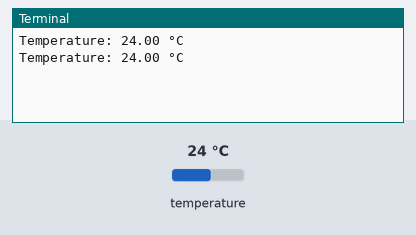
Bench run of a program on a simulated Raspberry Pi (BCM pin numbers). On the bench: the last lines printed to the terminal. The test bench sets the inputs (shaded band); at power-on: temperature 24 °C.

Above: at 1.2 s.
1.3 s: temperature set to 12 °C
At 2.6 s:
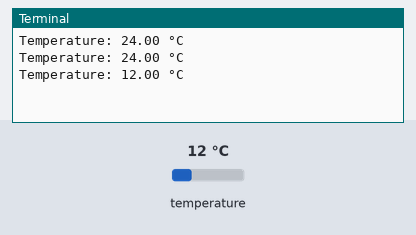
2.8 s: temperature set to 19 °C
At 3.8 s:
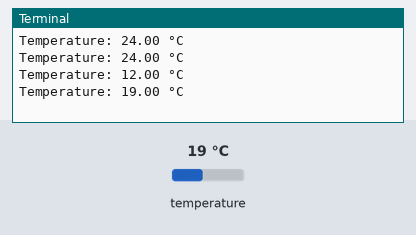
Timing chart, 0 to 5.8 s (numbered marks = the images above; inputs shaded):
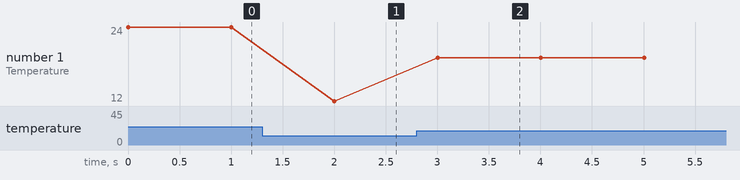

The program:

py-LM75-dat.py
```python
import smbus
import time

# LM75 default I2C address (can vary, check your hardware)
LM75_ADDRESS = 0x48
LM75_TEMP_REGISTER = 0x00

def read_lm75_temp(bus_num=1, address=LM75_ADDRESS):
    bus = smbus.SMBus(bus_num)
    # Read 2 bytes from temperature register
    data = bus.read_word_data(address, LM75_TEMP_REGISTER)
    # LM75 returns data in a swapped byte order
    temp_raw = ((data << 8) & 0xFF00) + (data >> 8)
    # Only the first 9 bits are temperature, shift to get value
    temp_c = (temp_raw >> 7) * 0.5
    return temp_c

if __name__ == "__main__":
    while True:
        temp = read_lm75_temp()
        print(f"Temperature: {temp:.2f} °C")
        time.sleep(1)
```

Measured:
- after the input at 1.3 s, the terminal: prints a new line after 0.70 s (image 1)
- after the input at 2.8 s, the terminal: prints a new line after 0.20 s (image 2)
- plotted number 1: 24 → 12 after the input at 1.3 s, 12 → 19 after the input at 2.8 s
